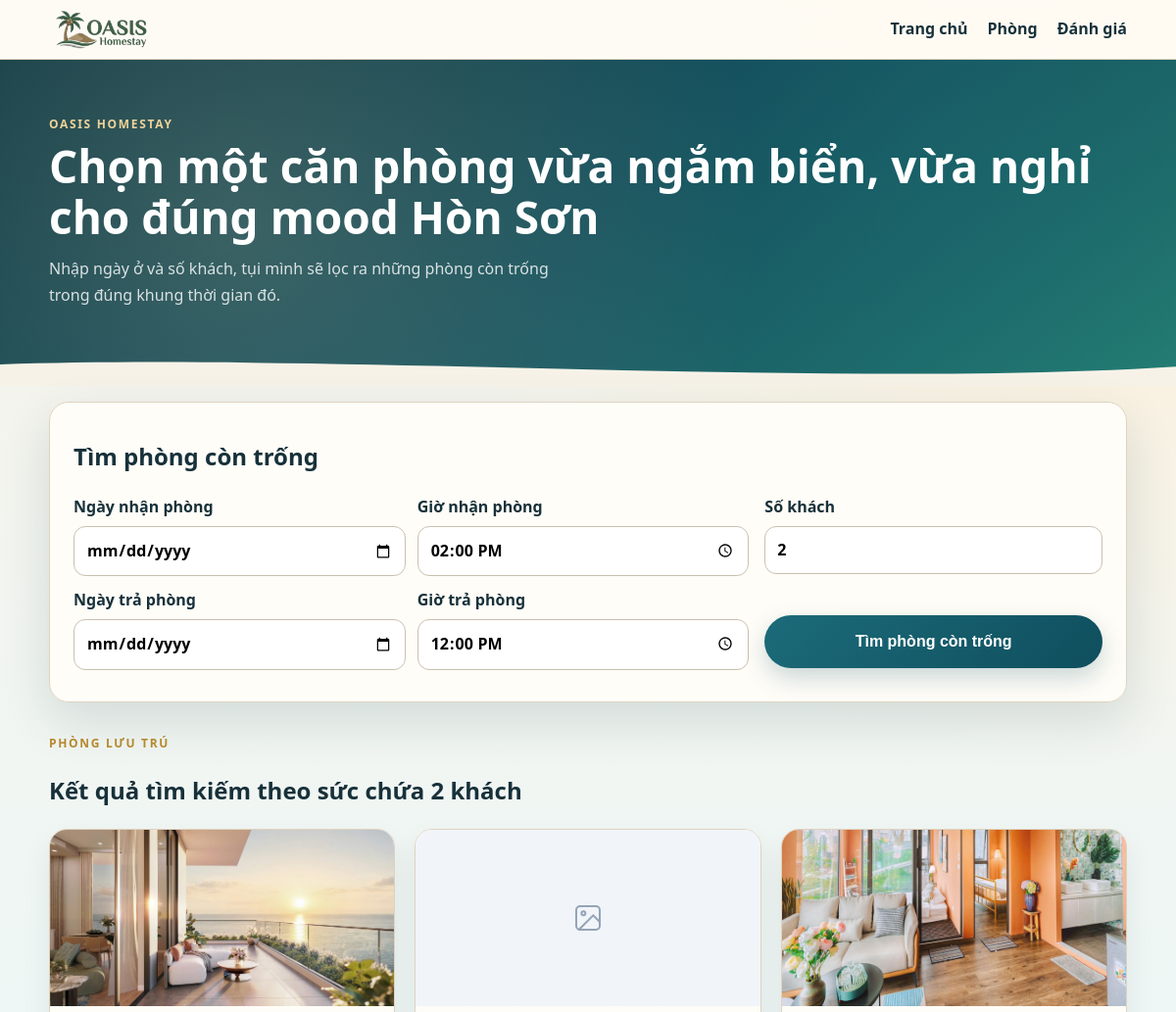
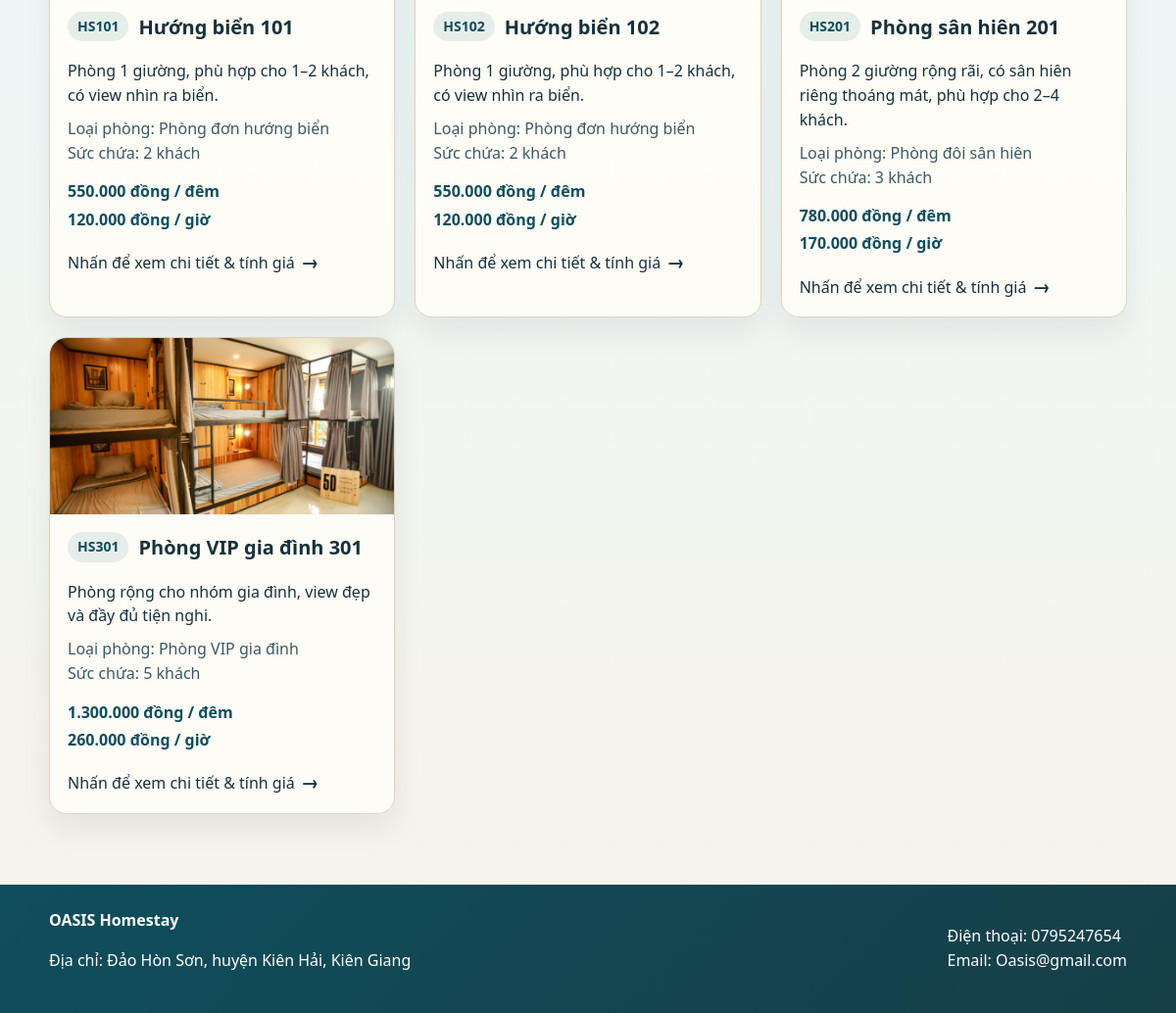
The page /rooms.php on the database its author committed (2 pictures, top to bottom).
### tables this page shows
CREATE TABLE phong (
    id_phong INT AUTO_INCREMENT PRIMARY KEY,
    id_loai_phong INT NOT NULL,
    ma_so_phong VARCHAR(20) NOT NULL UNIQUE,
    ten_phong VARCHAR(100) NOT NULL,
    tang INT NOT NULL DEFAULT 1,
    vi_tri VARCHAR(150) DEFAULT NULL,
    huong_view VARCHAR(150) DEFAULT NULL,
    dien_tich DECIMAL(8,2) DEFAULT NULL,
    so_giuong INT NOT NULL DEFAULT 1,
    loai_giuong ENUM('don', 'doi') NOT NULL DEFAULT 'doi',
    co_tu_lanh TINYINT(1) NOT NULL DEFAULT 1,
    co_nha_bep TINYINT(1) NOT NULL DEFAULT 0,
    co_tivi_may_chieu TINYINT(1) NOT NULL DEFAULT 1,
    co_bon_tam TINYINT(1) NOT NULL DEFAULT 0,
    co_ban_cong TINYINT(1) NOT NULL DEFAULT 0,
    co_sofa TINYINT(1) NOT NULL DEFAULT 0,
    co_cua_so TINYINT(1) NOT NULL DEFAULT 1,
    hinh_dai_dien VARCHAR(255) NOT NULL,  
    hinh_noi_that_1 VARCHAR(255) DEFAULT NULL,  
    hinh_noi_that_2 VARCHAR(255) DEFAULT NULL,  
    hinh_noi_that_3 VARCHAR(255) DEFAULT NULL,  
    gia_theo_gio DECIMAL(12,2) DEFAULT NULL,
    gia_theo_ngay DECIMAL(12,2) DEFAULT NULL,
    trang_thai ENUM('dang_hoat_dong', 'tu_sua', 'tam_dung') DEFAULT 'dang_hoat_dong',
    ngay_tao TIMESTAMP DEFAULT CURRENT_TIMESTAMP,
    FOREIGN KEY (id_loai_phong) REFERENCES loai_phong(id_loai_phong),
    INDEX idx_phong_trang_thai (trang_thai)
);

CREATE TABLE loai_phong (
    id_loai_phong INT AUTO_INCREMENT PRIMARY KEY,
    ten_loai_phong VARCHAR(100) NOT NULL,
    mo_ta TEXT,
    suc_chua INT NOT NULL,
    gia_theo_gio DECIMAL(12,2) NOT NULL DEFAULT 0,
    gia_theo_ngay DECIMAL(12,2) NOT NULL DEFAULT 0,
    ngay_tao TIMESTAMP DEFAULT CURRENT_TIMESTAMP
);

### rooms.php (the view, shortened to what this page needs)
<?php
include "includes/db.php";
include "includes/functions.php";
$ngayNhanPhong = isset($_GET["ngay_nhan_phong"]) ? trim($_GET["ngay_nhan_phong"]) : "";
$ngayTraPhong = isset($_GET["ngay_tra_phong"]) ? trim($_GET["ngay_tra_phong"]) : "";
$gioNhanPhong = isset($_GET["gio_nhan_phong"]) ? trim($_GET["gio_nhan_phong"]) : "14:00";
$gioTraPhong = isset($_GET["gio_tra_phong"]) ? trim($_GET["gio_tra_phong"]) : "12:00";
$soKhach = isset($_GET["so_khach"]) ? (int) $_GET["so_khach"] : 2;
$danhSachPhong = lay_phong_dang_hoat_dong($conn, $ngayNhanPhong, $ngayTraPhong, $soKhach, $gioNhanPhong, $gioTraPhong);
include "includes/header.php";
?>
<section class="rv-hero">
    <div class="rv-hero-inner">
        <p class="eyebrowlight">OASIS Homestay</p>
        <h1>Chọn một căn phòng vừa ngắm biển, vừa nghỉ cho đúng mood Hòn Sơn</h1>
        <p class="rv-hero-sub">
            Nhập ngày ở và số khách, tụi mình sẽ lọc ra những phòng còn trống trong đúng khung thời gian đó.
        </p>
    </div>
    <div class="rv-wave" aria-hidden="true"></div>
</section>
<main>
    <section class="search-box search-box-normal">
        <h2>Tìm phòng còn trống</h2>
        <form method="get" action="rooms.php">
            <div class="form-row">
                <div class="search-left">
                    <div class="search-left-row">
                        <label for="ngay_nhan_phong">
                            Ngày nhận phòng
                            <input id="ngay_nhan_phong" type="date" name="ngay_nhan_phong" min="<?php echo date('Y-m-d'); ?>" value="<?php echo h($ngayNhanPhong); ?>">
                        </label>
                        <label for="gio_nhan_phong">
                            Giờ nhận phòng
                            <input id="gio_nhan_phong" type="time" name="gio_nhan_phong" value="<?php echo h($gioNhanPhong); ?>">
                        </label>
                    </div>
                    <div class="search-left-row">
                        <label for="ngay_tra_phong">
                            Ngày trả phòng
                            <input id="ngay_tra_phong" type="date" name="ngay_tra_phong" min="<?php echo date('Y-m-d'); ?>" value="<?php echo h($ngayTraPhong); ?>">
                        </label>
                        <label for="gio_tra_phong">
                            Giờ trả phòng
                            <input id="gio_tra_phong" type="time" name="gio_tra_phong" value="<?php echo h($gioTraPhong); ?>">
                        </label>
                    </div>
                </div>
                <div class="search-right">
                    <label for="so_khach">
                        Số khách
                        <input id="so_khach" class="search-right-label" type="number" name="so_khach" min="1" value="<?php echo h($soKhach); ?>">
                    </label>
                    <div class="search-right-placeholder" aria-hidden="true"></div>
                    <button type="submit" class="big-search-button">Tìm phòng còn trống</button>
                </div>
            </div>
        </form>
    </section>
    <section class="section" id="rooms">
        <div class="section-title">
            <p class="eyebrow">Phòng lưu trú</p>
            <h2>
                <?php if ($ngayNhanPhong != "" && $ngayTraPhong != "") { ?>
                    Phòng còn trống từ <?php echo h(dinh_dang_ngay_gio($ngayNhanPhong, $gioNhanPhong)); ?> đến <?php echo h(dinh_dang_ngay_gio($ngayTraPhong, $gioTraPhong)); ?>
                <?php } else { ?>
                    Kết quả tìm kiếm theo sức chứa <?php echo h($soKhach); ?> khách
                <?php } ?>
            </h2>
        </div>
        <div class="room-list">
            <?php if (count($danhSachPhong) > 0) { ?>
                <?php foreach ($danhSachPhong as $phong) {
                    $dsTienNhi = danh_sach_tien_nghi_phong($phong);
                    $h1 = (!empty($phong["duong_dan_hinh"]) && file_exists(__DIR__ . '/' . ltrim($phong["duong_dan_hinh"], '/'))) ? asset_url($phong["duong_dan_hinh"]) : '';
                    $h2 = (!empty($phong["hinh_2"]) && file_exists(__DIR__ . '/' . ltrim($phong["hinh_2"], '/'))) ? asset_url($phong["hinh_2"]) : '';
                    $h3 = (!empty($phong["hinh_3"]) && file_exists(__DIR__ . '/' . ltrim($phong["hinh_3"], '/'))) ? asset_url($phong["hinh_3"]) : '';
                    $h4 = (!empty($phong["hinh_4"]) && file_exists(__DIR__ . '/' . ltrim($phong["hinh_4"], '/'))) ? asset_url($phong["hinh_4"]) : '';
                ?>
                    <article class="room-card room-card-clickable"
                        data-id="<?php echo h($phong["id_phong"]); ?>"
                        data-ma="<?php echo h($phong["ma_so_phong"]); ?>"
                        data-ten="<?php echo h($phong["ten_phong"]); ?>"
                        data-loai="<?php echo h($phong["ten_loai_phong"]); ?>"
                        data-mota="<?php echo h($phong["mo_ta"]); ?>"
                        data-suc-chua="<?php echo (int)$phong["suc_chua"]; ?>"
                        data-gia-ngay="<?php echo (float)$phong["gia_theo_ngay"]; ?>"
                        data-gia-gio="<?php echo (float)$phong["gia_theo_gio"]; ?>"
                        data-hinh="<?php echo h($h1); ?>"
                        data-hinh2="<?php echo h($h2); ?>"
                        data-hinh3="<?php echo h($h3); ?>"
                        data-hinh4="<?php echo h($h4); ?>"
                        data-tien-nghi-json='<?php echo h(json_encode($dsTienNhi, JSON_UNESCAPED_UNICODE)); ?>'
                        role="button"
                        tabindex="0"
                        aria-label="Xem chi tiết phòng <?php echo h($phong["ten_phong"]); ?>">
                        <div class="room-image" style="background:#f1f5f9; display:flex; align-items:center; justify-content:center; position:relative; overflow:hidden;">
                            <?php if ($h1) { ?>
                                <img src="<?php echo h($h1); ?>" alt="<?php echo h($phong["ten_phong"]); ?>" onerror="this.style.display='none'; this.nextElementSibling.style.display='flex';">
                            <?php } ?>
                            <div class="room-img-placeholder" style="display: <?php echo $h1 ? 'none' : 'flex'; ?>; width:100%; height:100%; align-items:center; justify-content:center; background:#f1f5f9; color:#94a3b8; position:absolute; inset:0;">
                                <svg width="32" height="32" viewBox="0 0 24 24" fill="none" stroke="#94a3b8" stroke-width="1.5" stroke-linecap="round"><rect x="3" y="3" width="18" height="18" rx="3"/><circle cx="8.5" cy="8.5" r="1.5"/><polyline points="21 15 16 10 5 21"/></svg>
                            </div>
                        </div>
                        <div class="room-info">
                            <div class="room-heading">
                                <p class="badge"><?php echo h($phong["ma_so_phong"]); ?></p>
                                <h3><?php echo h($phong["ten_phong"]); ?></h3>
                            </div>
                            <p><?php echo h($phong["mo_ta"]); ?></p>
                            <p class="room-meta">
                                <span>Loại phòng: <?php echo h($phong["ten_loai_phong"]); ?></span>
                                <span>Sức chứa: <?php echo h($phong["suc_chua"]); ?> khách</span>
                            </p>
                            <p class="price"><?php echo tien_viet_nam($phong["gia_theo_ngay"]); ?> / đêm</p>
                            <p class="muted"><?php echo tien_viet_nam($phong["gia_theo_gio"]); ?> / giờ</p>
                            <p class="room-card-cta">Nhấn để xem chi tiết &amp; tính giá <span class="room-card-arrow" aria-hidden="true">→</span></p>
                        </div>
                    </article>
                <?php } ?>
            <?php } ?>
        </div>
    </section>
</main>
<?php include "includes/footer.php"; ?>

### rows shown on the page
phong: hinh_dai_dien (picture), ma_so_phong "HS101", ten_phong "Hướng biển 101", id_loai_phong.mo_ta "Phòng 1 giường, phù hợp cho 1–2 khách, có view nhìn ra biển.", id_loai_phong.ten_loai_phong "Phòng đơn hướng biển", id_loai_phong.suc_chua "2", id_loai_phong.gia_theo_ngay "550.000 đồng", id_loai_phong.gia_theo_gio "120.000 đồng"
phong: ma_so_phong "HS102", ten_phong "Hướng biển 102", id_loai_phong.mo_ta "Phòng 1 giường, phù hợp cho 1–2 khách, có view nhìn ra biển.", id_loai_phong.ten_loai_phong "Phòng đơn hướng biển", id_loai_phong.suc_chua "2", id_loai_phong.gia_theo_ngay "550.000 đồng", id_loai_phong.gia_theo_gio "120.000 đồng"
phong: hinh_dai_dien (picture), ma_so_phong "HS201", ten_phong "Phòng sân hiên 201", id_loai_phong.mo_ta "Phòng 2 giường rộng rãi, có sân hiên riêng thoáng mát, phù hợp cho 2–4 khách.", id_loai_phong.ten_loai_phong "Phòng đôi sân hiên", id_loai_phong.suc_chua "3", id_loai_phong.gia_theo_ngay "780.000 đồng", id_loai_phong.gia_theo_gio "170.000 đồng"
phong: hinh_dai_dien (picture), ma_so_phong "HS301", ten_phong "Phòng VIP gia đình 301", id_loai_phong.mo_ta "Phòng rộng cho nhóm gia đình, view đẹp và đầy đủ tiện nghi.", id_loai_phong.ten_loai_phong "Phòng VIP gia đình", id_loai_phong.suc_chua "5", id_loai_phong.gia_theo_ngay "1.300.000 đồng", id_loai_phong.gia_theo_gio "260.000 đồng"

### other values the page prints
$item['label'] "Trang chủ"
$item['label'] "Phòng"
$item['label'] "Đánh giá"
$soKhach "2"
